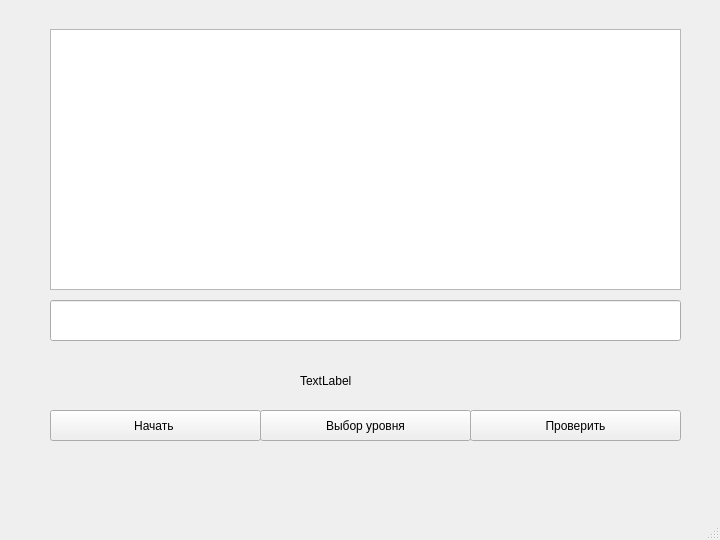
<?xml version="1.0" encoding="UTF-8"?>
<ui version="4.0">
 <class>ThirdWindow</class>
 <widget class="QMainWindow" name="ThirdWindow">
  <property name="geometry">
   <rect>
    <x>0</x>
    <y>0</y>
    <width>720</width>
    <height>540</height>
   </rect>
  </property>
  <property name="windowTitle">
   <string>MainWindow</string>
  </property>
  <widget class="QWidget" name="centralwidget">
   <widget class="QLabel" name="backside">
    <property name="geometry">
     <rect>
      <x>-140</x>
      <y>-30</y>
      <width>1028</width>
      <height>601</height>
     </rect>
    </property>
    <property name="maximumSize">
     <size>
      <width>1028</width>
      <height>1024</height>
     </size>
    </property>
    <property name="font">
     <font>
      <family>Times New Roman</family>
      <pointsize>14</pointsize>
     </font>
    </property>
    <property name="contextMenuPolicy">
     <enum>Qt::NoContextMenu</enum>
    </property>
    <property name="text">
     <string/>
    </property>
    <property name="pixmap">
     <pixmap resource="resourse.qrc">:/res/img/backside.jpg</pixmap>
    </property>
    <property name="scaledContents">
     <bool>true</bool>
    </property>
   </widget>
   <widget class="QLineEdit" name="lineEdit">
    <property name="geometry">
     <rect>
      <x>50</x>
      <y>300</y>
      <width>631</width>
      <height>41</height>
     </rect>
    </property>
   </widget>
   <widget class="QPushButton" name="pushButton">
    <property name="geometry">
     <rect>
      <x>470</x>
      <y>410</y>
      <width>211</width>
      <height>31</height>
     </rect>
    </property>
    <property name="text">
     <string>Проверить</string>
    </property>
   </widget>
   <widget class="QPushButton" name="pushButton_2">
    <property name="geometry">
     <rect>
      <x>50</x>
      <y>410</y>
      <width>211</width>
      <height>31</height>
     </rect>
    </property>
    <property name="text">
     <string>Начать </string>
    </property>
   </widget>
   <widget class="QPushButton" name="pushButton_3">
    <property name="geometry">
     <rect>
      <x>260</x>
      <y>410</y>
      <width>211</width>
      <height>31</height>
     </rect>
    </property>
    <property name="text">
     <string>Выбор уровня</string>
    </property>
   </widget>
   <widget class="QTextEdit" name="textEdit">
    <property name="geometry">
     <rect>
      <x>50</x>
      <y>29</y>
      <width>631</width>
      <height>261</height>
     </rect>
    </property>
    <property name="font">
     <font>
      <family>Times New Roman</family>
      <pointsize>14</pointsize>
     </font>
    </property>
   </widget>
   <widget class="QLabel" name="timertext">
    <property name="geometry">
     <rect>
      <x>300</x>
      <y>360</y>
      <width>131</width>
      <height>41</height>
     </rect>
    </property>
    <property name="text">
     <string>TextLabel</string>
    </property>
   </widget>
  </widget>
  <widget class="QStatusBar" name="statusbar"/>
  <widget class="QMenuBar" name="menubar">
   <property name="geometry">
    <rect>
     <x>0</x>
     <y>0</y>
     <width>720</width>
     <height>21</height>
    </rect>
   </property>
  </widget>
 </widget>
 <resources>
  <include location="resourse.qrc"/>
 </resources>
 <connections/>
</ui>
